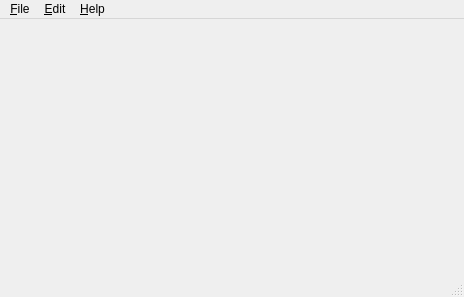
<?xml version="1.0" encoding="UTF-8"?>
<ui version="4.0">
 <class>MainWindow</class>
 <widget class="QMainWindow" name="MainWindow">
  <property name="geometry">
   <rect>
    <x>0</x>
    <y>0</y>
    <width>464</width>
    <height>297</height>
   </rect>
  </property>
  <property name="windowTitle">
   <string>MainWindow</string>
  </property>
  <widget class="QMenuBar" name="menubar">
   <property name="geometry">
    <rect>
     <x>0</x>
     <y>0</y>
     <width>464</width>
     <height>25</height>
    </rect>
   </property>
   <widget class="QMenu" name="menuFile">
    <property name="title">
     <string>&amp;File</string>
    </property>
    <addaction name="actionNew"/>
    <addaction name="separator"/>
    <addaction name="actionOpen"/>
    <addaction name="actionSave"/>
    <addaction name="actionSaveAs"/>
    <addaction name="actionClose"/>
    <addaction name="separator"/>
    <addaction name="actionExit"/>
   </widget>
   <widget class="QMenu" name="menuEdit">
    <property name="title">
     <string>&amp;Edit</string>
    </property>
    <addaction name="actionCut"/>
    <addaction name="actionCopy"/>
    <addaction name="actionPaste"/>
   </widget>
   <widget class="QMenu" name="menuHelp">
    <property name="title">
     <string>&amp;Help</string>
    </property>
    <addaction name="actionAbout"/>
    <addaction name="actionAboutQt"/>
   </widget>
   <addaction name="menuFile"/>
   <addaction name="menuEdit"/>
   <addaction name="menuHelp"/>
  </widget>
  <widget class="QStatusBar" name="statusbar">
   <property name="statusTip">
    <string>What this application is doing...</string>
   </property>
  </widget>
  <action name="actionNew">
   <property name="text">
    <string>&amp;New</string>
   </property>
   <property name="statusTip">
    <string>Create a new file</string>
   </property>
   <property name="shortcut">
    <string>Ctrl+N</string>
   </property>
  </action>
  <action name="actionOpen">
   <property name="text">
    <string>&amp;Open...</string>
   </property>
   <property name="statusTip">
    <string>Open a text file from disk</string>
   </property>
   <property name="shortcut">
    <string>Ctrl+O</string>
   </property>
  </action>
  <action name="actionSave">
   <property name="text">
    <string>&amp;Save</string>
   </property>
   <property name="statusTip">
    <string>Save the text to current disk file</string>
   </property>
   <property name="shortcut">
    <string>Ctrl+S</string>
   </property>
  </action>
  <action name="actionSaveAs">
   <property name="text">
    <string>Save&amp;As...</string>
   </property>
   <property name="statusTip">
    <string>Save the text to a different file</string>
   </property>
  </action>
  <action name="actionClose">
   <property name="text">
    <string>Close</string>
   </property>
   <property name="statusTip">
    <string>Close the current text file</string>
   </property>
   <property name="shortcut">
    <string>Ctrl+W</string>
   </property>
  </action>
  <action name="actionExit">
   <property name="text">
    <string>E&amp;xit</string>
   </property>
   <property name="statusTip">
    <string>End this application</string>
   </property>
   <property name="shortcut">
    <string>Ctrl+X</string>
   </property>
  </action>
  <action name="actionAbout">
   <property name="text">
    <string>About...</string>
   </property>
   <property name="statusTip">
    <string>Describe this application</string>
   </property>
   <property name="shortcut">
    <string>Ctrl+?</string>
   </property>
  </action>
  <action name="actionAboutQt">
   <property name="text">
    <string>About Qt</string>
   </property>
   <property name="statusTip">
    <string>Standard Qt About box</string>
   </property>
  </action>
  <action name="actionCut">
   <property name="enabled">
    <bool>false</bool>
   </property>
   <property name="text">
    <string>Cut</string>
   </property>
   <property name="shortcut">
    <string>Ctrl+X</string>
   </property>
  </action>
  <action name="actionCopy">
   <property name="enabled">
    <bool>false</bool>
   </property>
   <property name="text">
    <string>Copy</string>
   </property>
   <property name="shortcut">
    <string>Ctrl+C</string>
   </property>
  </action>
  <action name="actionPaste">
   <property name="text">
    <string>Paste</string>
   </property>
   <property name="shortcut">
    <string>Ctrl+V</string>
   </property>
  </action>
 </widget>
 <resources/>
 <connections/>
</ui>
